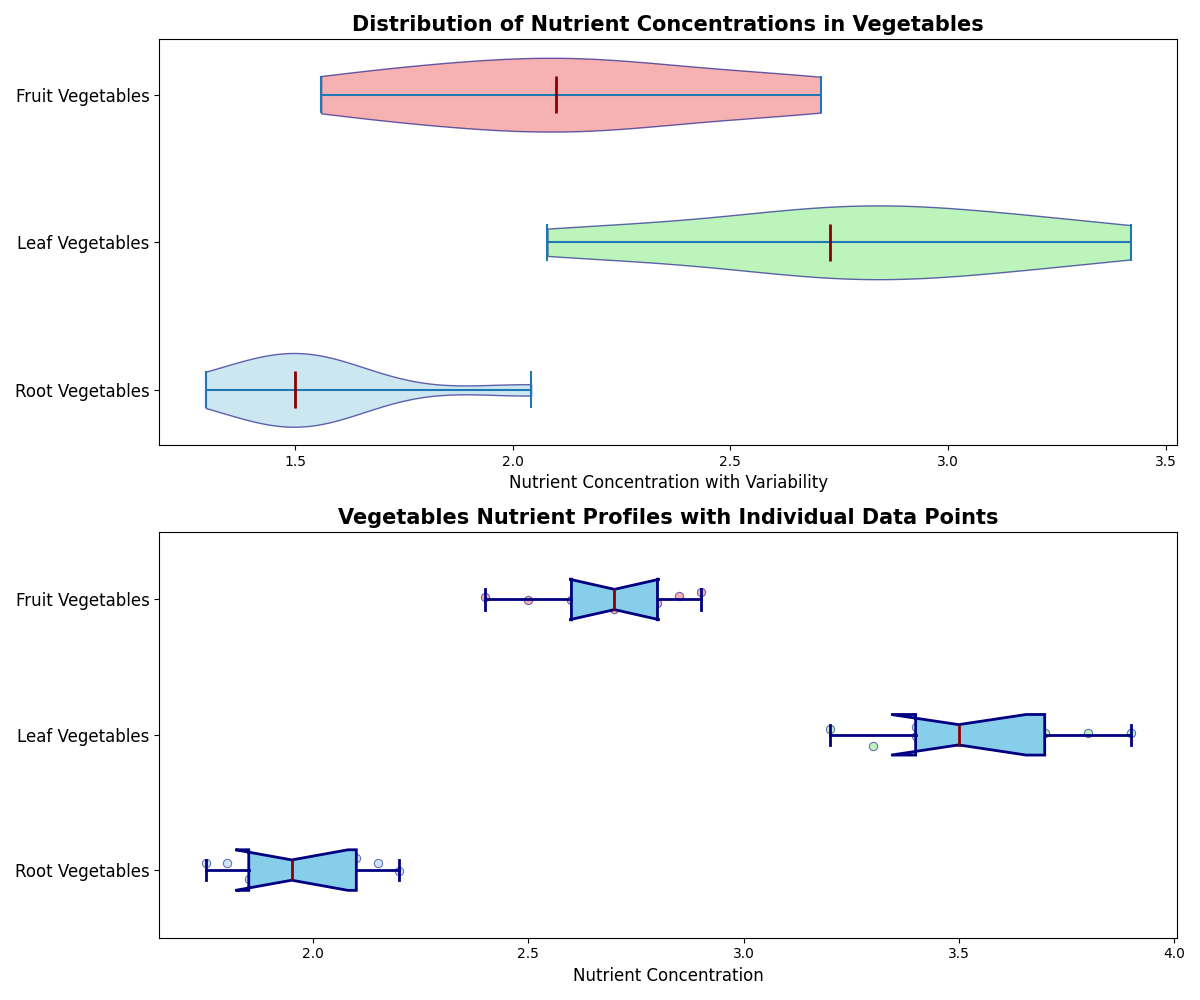

The Python source for this figure:
import matplotlib.pyplot as plt
import numpy as np

# Backstory: Research on the Distribution of Nutrient Concentrations in Different Vegetable Types.
# The following artificial data represents nutrient concentration profiles for root, leaf, and fruit vegetables. 

# Define artificial data for each vegetable type
root_vegetables = [1.8, 2.0, 1.9, 2.1, 1.75, 2.2, 1.95, 2.15, 1.85]
leaf_vegetables = [3.4, 3.6, 3.5, 3.3, 3.8, 3.2, 3.7, 3.4, 3.9]
fruit_vegetables = [2.6, 2.8, 2.7, 2.5, 2.9, 2.4, 2.75, 2.85, 2.65]

# Create variations data for violin plot
variation_factors = [0.8, 0.75, 0.85, 0.7, 0.9, 0.65, 0.8, 0.95, 0.7]
root_vegetables_var = np.multiply(root_vegetables, variation_factors)
leaf_vegetables_var = np.multiply(leaf_vegetables, variation_factors)
fruit_vegetables_var = np.multiply(fruit_vegetables, variation_factors)

# Prepare data for the plots
box_plot_data = [root_vegetables, leaf_vegetables, fruit_vegetables]
violin_plot_data = [root_vegetables_var, leaf_vegetables_var, fruit_vegetables_var]
labels = ["Root Vegetables", "Leaf Vegetables", "Fruit Vegetables"]

# Create subplots
fig, axs = plt.subplots(2, 1, figsize=(12, 10))

# First subplot: Violin plot
violin_parts = axs[0].violinplot(violin_plot_data, vert=False, showmeans=False, showmedians=True)

# Customizing color of violin plots
colors = ['lightblue', 'lightgreen', 'lightcoral']
for pc, color in zip(violin_parts['bodies'], colors):
    pc.set_facecolor(color)
    pc.set_edgecolor('navy')
    pc.set_alpha(0.6)

# Set color for median lines
violin_parts['cmedians'].set_color('darkred')
violin_parts['cmedians'].set_linewidth(2)

# Titles and labels for the violin plot
axs[0].set_title("Distribution of Nutrient Concentrations in Vegetables", fontsize=15, fontweight='bold')
axs[0].set_xlabel("Nutrient Concentration with Variability", fontsize=12)
axs[0].set_yticks(np.arange(1, len(labels) + 1))
axs[0].set_yticklabels(labels, fontsize=12)

# Second subplot: Box plot with overlay of individual data points
box_props = dict(color='darkblue')
axs[1].boxplot(box_plot_data, vert=False, patch_artist=True, notch=True, 
               boxprops=dict(facecolor='skyblue', color='navy', linewidth=2),
               whiskerprops=dict(color='navy', linewidth=2),
               capprops=dict(color='navy', linewidth=2),
               medianprops=dict(color='darkred', linewidth=2))

# Overlaying individual data points
for i, data in enumerate(box_plot_data):
    y = np.random.normal(i + 1, 0.04, size=len(data))
    axs[1].scatter(data, y, alpha=0.6, color=colors[i], edgecolor='darkblue', linewidth=0.7)

# Titles and labels for the box plot
axs[1].set_title("Vegetables Nutrient Profiles with Individual Data Points", fontsize=15, fontweight='bold')
axs[1].set_xlabel("Nutrient Concentration", fontsize=12)
axs[1].set_yticks(np.arange(1, len(labels) + 1))
axs[1].set_yticklabels(labels, fontsize=12)

# Adjust layout for both plots
plt.tight_layout()

# Show the plot
plt.show()
